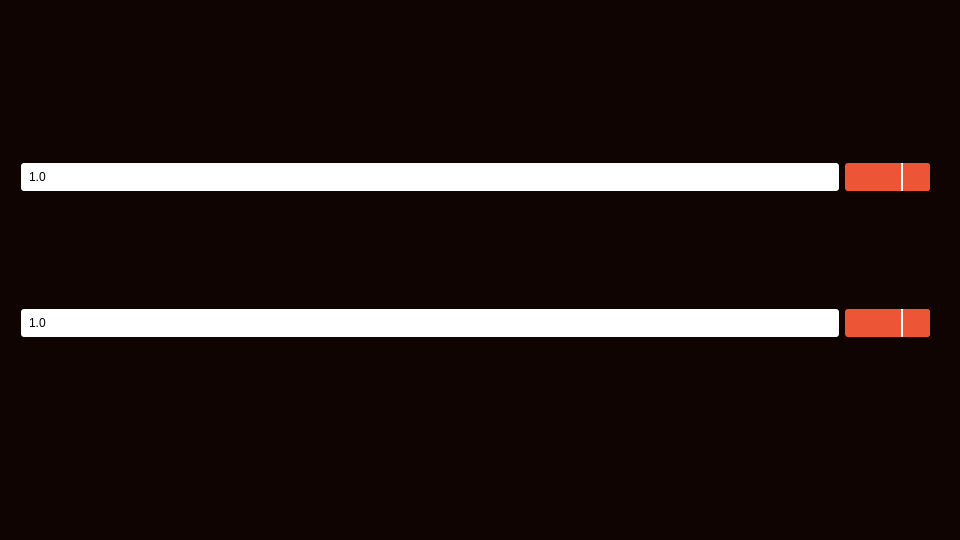
<?xml version="1.0" encoding="UTF-8"?>
<ui version="4.0">
 <class>Converter</class>
 <widget class="QMainWindow" name="Converter">
  <property name="windowModality">
   <enum>Qt::NonModal</enum>
  </property>
  <property name="enabled">
   <bool>true</bool>
  </property>
  <property name="geometry">
   <rect>
    <x>0</x>
    <y>0</y>
    <width>960</width>
    <height>540</height>
   </rect>
  </property>
  <property name="sizePolicy">
   <sizepolicy hsizetype="Expanding" vsizetype="Expanding">
    <horstretch>0</horstretch>
    <verstretch>0</verstretch>
   </sizepolicy>
  </property>
  <property name="minimumSize">
   <size>
    <width>960</width>
    <height>540</height>
   </size>
  </property>
  <property name="maximumSize">
   <size>
    <width>1920</width>
    <height>1080</height>
   </size>
  </property>
  <property name="windowTitle">
   <string>Currencies converter</string>
  </property>
  <property name="styleSheet">
   <string notr="true">QWidget {
	background-color: #0f0401;
}

QLineEdit {
	background-color: white;
	border-radius: 3px;
    padding: 6px;
}


QComboBox {
    background-color: #EC5637;
    border-radius: 3px;
    color: #fff;
    min-width: 7em;
    padding: 6px;
}

QComboBox QAbstractItemView {
    border: 2px solid darkgray;

    background-color: #EC5637;
    color: #fff;

    selection-background-color: #fff;
    selection-color: #000;
}

QComboBox::drop-down {
    background-color: #EC5637;
    padding: 6px;
    width: 15px;

    border-bottom-right-radius: 3px;
    border-left-color: white;
    border-left-style: solid;
    border-left-width: 2px;
    border-top-right-radius: 3px;
    subcontrol-origin: padding;
    subcontrol-position: top right;
}</string>
  </property>
  <widget class="QWidget" name="centralWidget">
   <property name="minimumSize">
    <size>
     <width>160</width>
     <height>160</height>
    </size>
   </property>
   <widget class="QWidget" name="gridLayoutWidget">
    <property name="geometry">
     <rect>
      <x>10</x>
      <y>40</y>
      <width>931</width>
      <height>421</height>
     </rect>
    </property>
    <layout class="QGridLayout" name="gridLayout">
     <item row="0" column="1">
      <widget class="QLineEdit" name="lineEdit">
       <property name="text">
        <string>1.0</string>
       </property>
      </widget>
     </item>
     <item row="0" column="3">
      <widget class="QComboBox" name="comboBox"/>
     </item>
     <item row="2" column="1">
      <widget class="QLineEdit" name="lineEdit_2">
       <property name="text">
        <string>1.0</string>
       </property>
      </widget>
     </item>
     <item row="2" column="3">
      <widget class="QComboBox" name="comboBox_2"/>
     </item>
    </layout>
   </widget>
  </widget>
  <widget class="QStatusBar" name="statusBar"/>
 </widget>
 <layoutdefault spacing="6" margin="11"/>
 <resources/>
 <connections/>
</ui>
